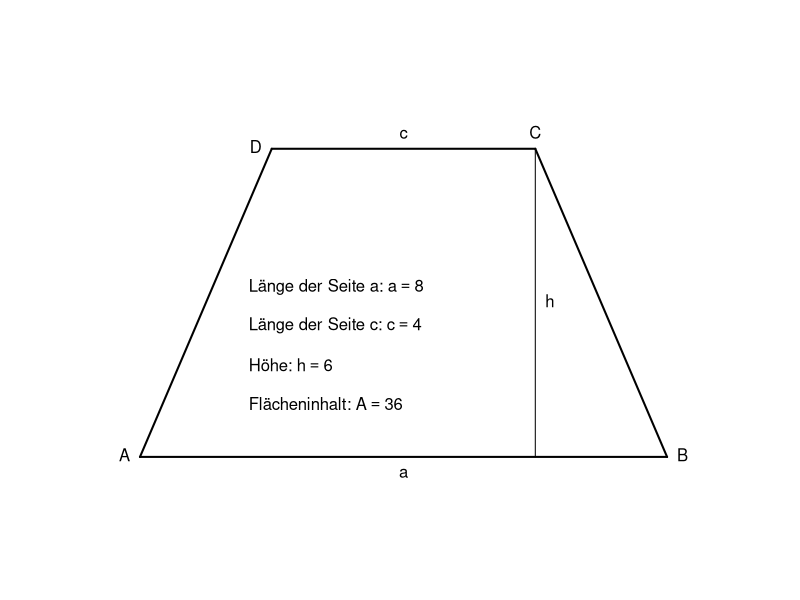

R code for this plot:
## ---- chunk 1
knitr::opts_chunk$set(echo = TRUE)
## ---- chunk 2
B <- c(8,0); C <- c(6,6); D <- c(2,6)
meinTrapez<-function(A=c(0,0), B=B, C=C, D=D, Cy_max=6){
plot(x = c(A[1],B[1]),y = c(A[2],B[2]),type="l",xlim=c(-0.5,C[1]+3),ylim=c(-0.5,C[2]+1), axes=F,col=1,lwd=2,xlab = "",ylab="")
lines(x = c(B[1],C[1]),y = c(B[2],C[2]), col=1, lwd=2)
lines(x = c(C[1],D[1]),y = c(C[2],D[2]), col=1, lwd=2)
lines(x = c(D[1],A[1]),y = c(D[2],A[2]), col=1, lwd=2)
lines(x=c(6,6), y=c(0,6), col=1, lwd=1)
text(A[1], A[2], labels = "A", pos = 2)
text(B[1], B[2], labels = "B", pos = 4)
text(C[1], C[2], labels = "C", pos = 3)
text(D[1], D[2], labels = "D", pos = 2)
text(x=4, y=0, labels = "a", col=1, pos = 1)
text(x=4, y=6, labels = "c", col=1, pos = 3)
text(x= 6 , y=C[2]/2 , labels = expression(h), col=1, pos = 4)
fl <- round(0.5*((B[1]-A[1])+(C[1]-D[1]))*C[2],2)
text(x = 1.5, y = Cy_max-2.75,      labels = bquote("Länge der Seite a:"~a==.(round(B[1],2))), pos=4)
text(x = 1.5, y = Cy_max-3.5,      labels = bquote("Länge der Seite c:"~c==.(round((C[1]-D[1]),2))), pos=4)
text(x = 1.5, y = Cy_max-4.25,      labels = bquote("Höhe:"~h==.(round(C[2],2))), pos=4)
text(x = 1.5, y = Cy_max-5, labels = bquote("Flächeninhalt:"~A==.(fl)),pos=4)
}
meinTrapez(B = c(8,0), C = c(6,6), D = c(2, 6))
